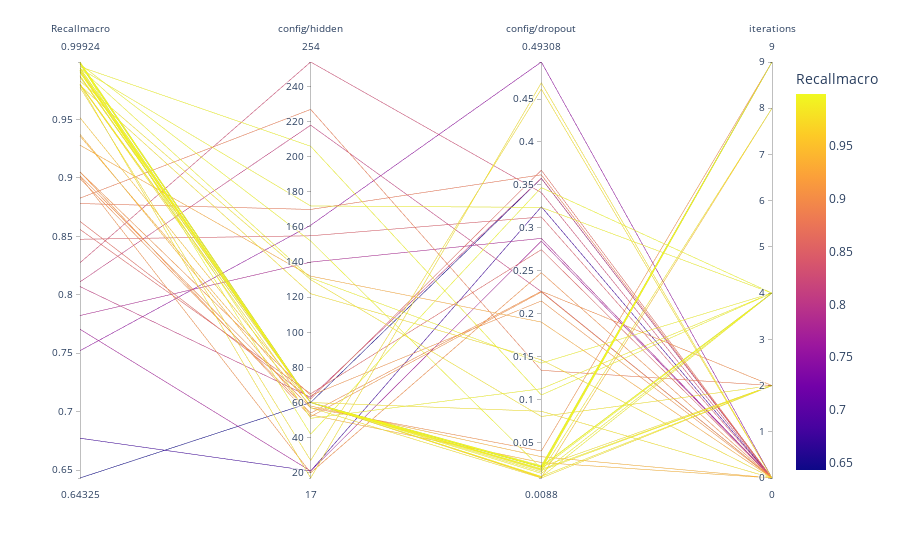

Notebook code cell kept with this figure:
### Code cell
px.parallel_coordinates(p, color="Recallmacro")
